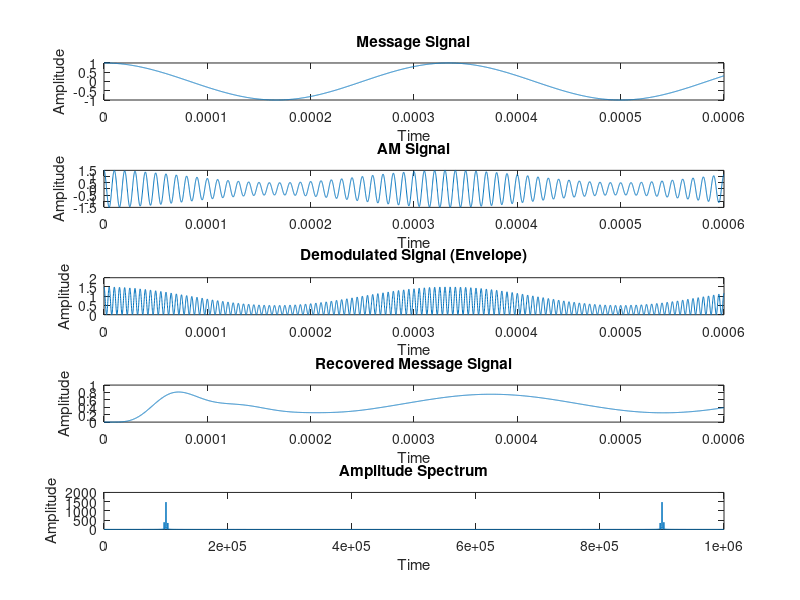

Recreate this plot in MATLAB.
clc
clearvars
fm=3000; 
fc=100000;
fs=10*fc;
a=0.01/fc; 
t=0:a:0.0006;
t1=0:1/fs: fm/fs;
k1=0.5;

M=cos(2*pi*3000*t);  C=cos(2*pi*fc*t);
S1=(1+k1*M).*C;
D = S1 .* C;
[b, a] = butter(6,fm/fs); 
s_recovered = filter(b, a, D);

subplot(5,1,1);
plot(t,M);
title('Message Signal')
xlabel("Time")
ylabel('Amplitude');

subplot(5,1,2);
plot(t, S1);
title('AM Signal');
xlabel("Time")
ylabel('Amplitude');

subplot(5,1,3);
plot(t, D);
title('Demodulated Signal (Envelope)');
xlabel("Time")
ylabel('Amplitude');

subplot(5,1,4);
plot(t, s_recovered);
title('Recovered Message Signal');
xlabel("Time")
ylabel('Amplitude');

M=cos(2*pi*3000*t1);  
C=cos(2*pi*fc*t1);
S2=(1+k1*M).*C;
n=length(S2);
am_spectrum = fft(S2,n);
frequencies = (0:n-1)*(fs/n);

subplot(5,1,5);
plot(frequencies, abs(am_spectrum));
title('Amplitude Spectrum');
xlabel("Time")
ylabel('Amplitude');